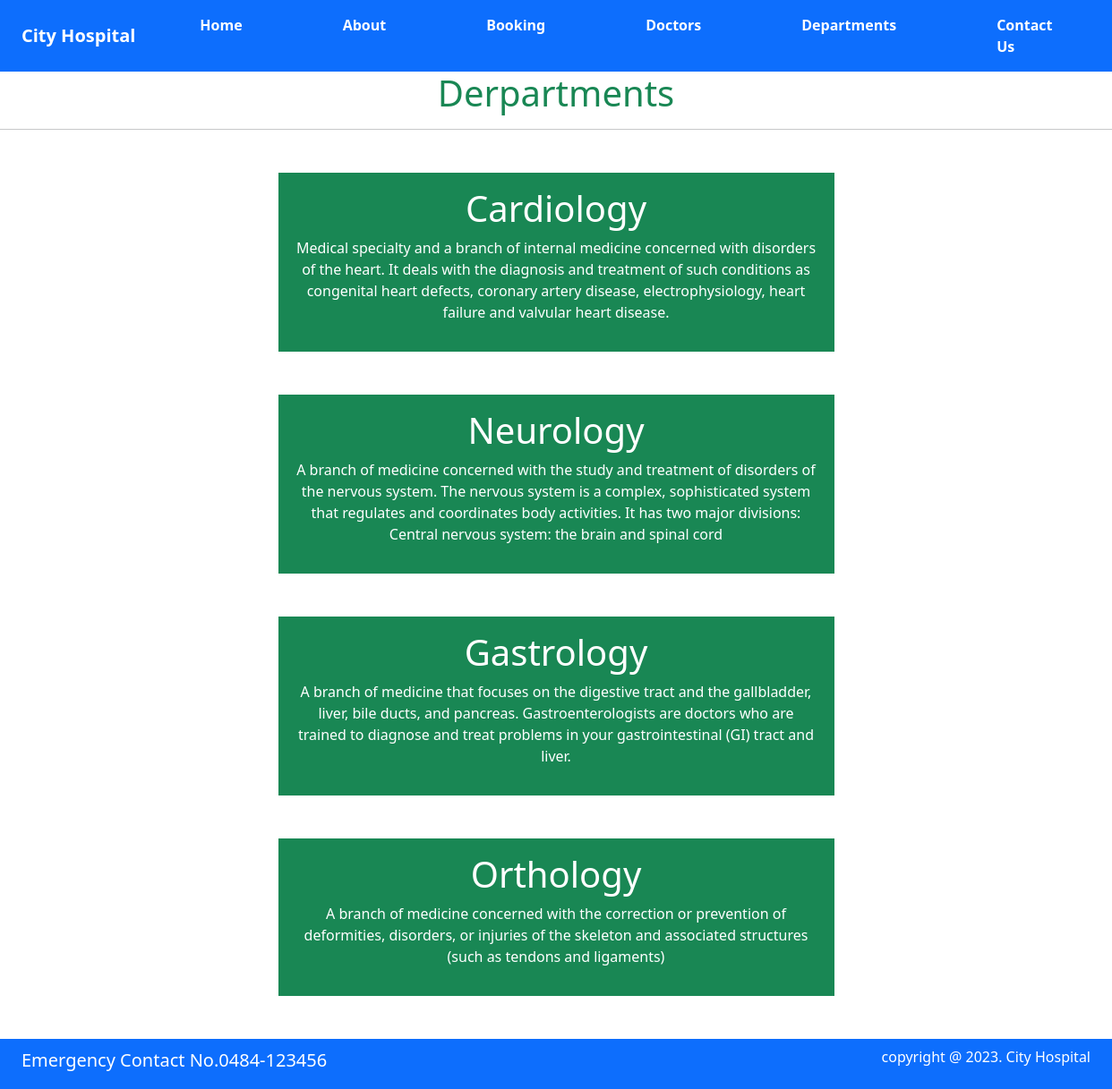
Screenshot of /department with the database file from the repository.
### home/models.py (models this page shows, shortened)
class Departments(models.Model):
    dep_name = models.CharField(max_length=100)
    dep_description = models.TextField()

### home/views.py (the view)
# urls.py: path('department',views.department,name='department'),
def department(request):
    dict_dept={
        'dept':Departments.objects.all()
    }
    return render(request,'department.html',dict_dept)

### templates/department.html (shortened to what this page needs)
{% extends 'base.html' %}
{% block content %}
<h1 class="text-center text-success">Derpartments</h1>
<hr>
{% for d in dept %}
<div class="mx-auto w-50 bg-success text-center text-white p-3 my-5 border-warning">
 <h1>{{ d.dep_name}}</h1>
    <p>{{d.dep_description}}</p>
</div>
{% endfor %}
{% endblock %}

### rows the page displays
Departments: dep_name "Cardiology", dep_description "Medical specialty and a branch of internal medicine concerned with disorders of the heart. It deals with the diagnosis and treatment of such conditions as congenital heart defects, coronary artery disease, electrophysiology, heart failure and valvular heart disease."
Departments: dep_name "Neurology", dep_description "A branch of medicine concerned with the study and treatment of disorders of the nervous system. The nervous system is a complex, sophisticated system that regulates and coordinates body activities. It has two major divisions: Central nervous system: the brain and spinal cord"
Departments: dep_name "Gastrology", dep_description "A branch of medicine that focuses on the digestive tract and the gallbladder, liver, bile ducts, and pancreas. Gastroenterologists are doctors who are trained to diagnose and treat problems in your gastrointestinal (GI) tract and liver."
Departments: dep_name "Orthology", dep_description "A branch of medicine concerned with the correction or prevention of deformities, disorders, or injuries of the skeleton and associated structures (such as tendons and ligaments)"
